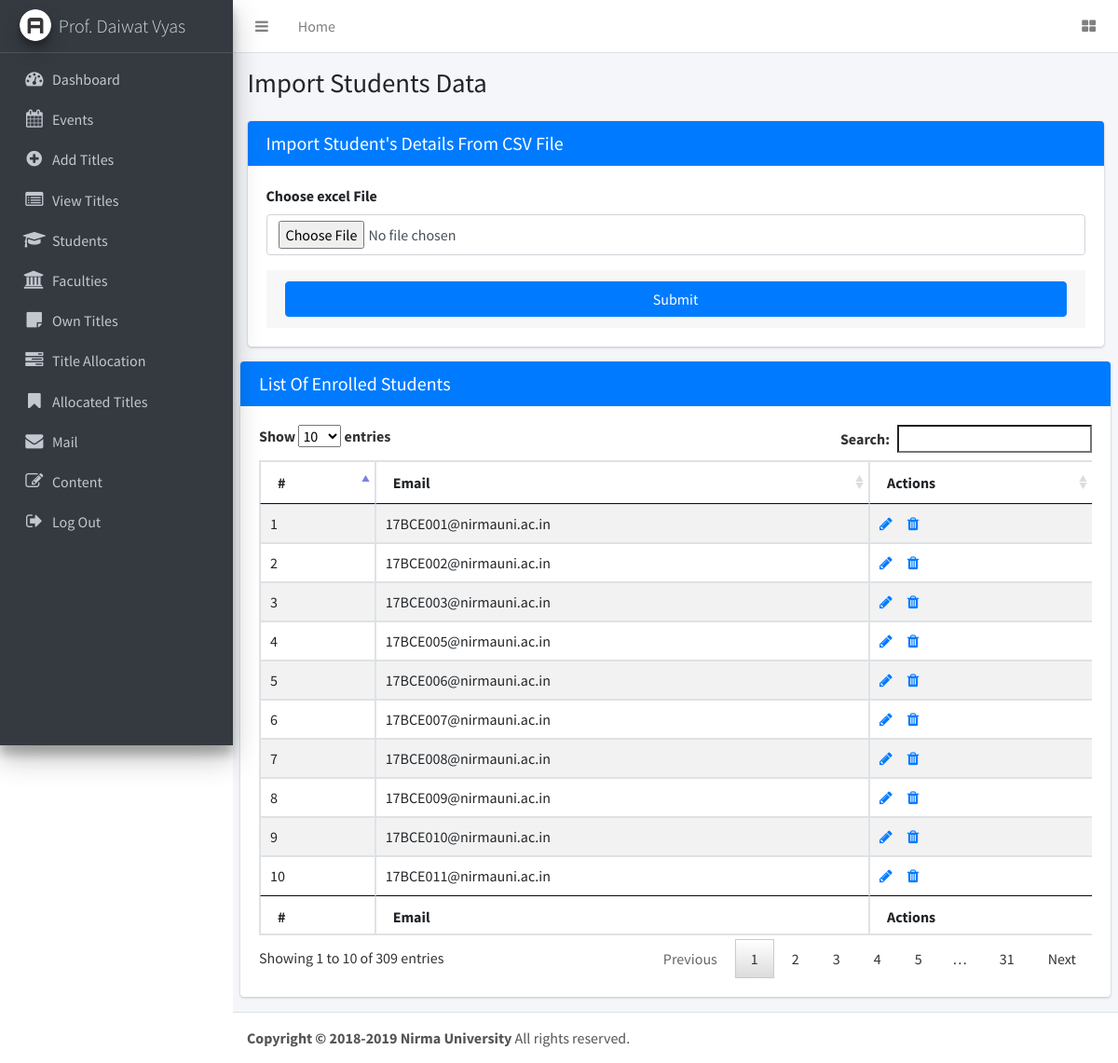
Screenshot of /coordinator/students.php (signed in) with the database file from the repository.
### tables this page shows
CREATE TABLE `students` (
  `id` int(11) NOT NULL AUTO_INCREMENT,
  `email` varchar(50) NOT NULL,
  `password` varchar(50) NOT NULL DEFAULT '4cb9c8a8048fd02294477fcb1a41191a',
  `flag` int(1) NOT NULL DEFAULT 0,
  PRIMARY KEY (`id`)
);

### coordinator/students.php (the view, shortened to what this page needs)
<?php
include 'connection.php'; ?>
<!DOCTYPE html>
<html>
<head>
    <link rel="stylesheet" href="https://maxcdn.bootstrapcdn.com/font-awesome/4.4.0/css/font-awesome.min.css">
    <link rel="stylesheet" href="https://code.ionicframework.com/ionicons/2.0.1/css/ionicons.min.css">
    <link rel="stylesheet" href="../plugins/datatables/jquery.dataTables.css">
    <link rel="stylesheet" href="../dist/css/adminlte.min.css">
</head>
<body class="hold-transition sidebar-mini">
    <div class="wrapper">
        <nav class="main-header navbar navbar-expand bg-white navbar-light border-bottom">
            <ul class="navbar-nav">
                <li class="nav-item">
                    <a class="nav-link" data-widget="pushmenu" href="#"><i class="fa fa-bars"></i></a>
                </li>
                <li class="nav-item d-none d-sm-inline-block">
                    <a href="index.php" class="nav-link">Home</a>
                </li>
            </ul>
            <ul class="navbar-nav ml-auto">
                <li class="nav-item">
                    <a class="nav-link" href="#">
                        <i class="fa fa-th-large"></i>
                    </a>
                </li>
            </ul>
        </nav>
        <?php include 'menu.php';
        ?>
        <div class="content-wrapper">
            <section class="content-header">
                <div class="container-fluid">
                    <div class="row mb-2">
                        <div class="col-sm-6">
                            <h1>Import Students Data</h1>
                        </div>
                        <div class="col-sm-6">
                        </div>
                    </div>
                </div>
            </section>
            <section class="content">
                <div class="container-fluid">
                    <div class="row">
                        <div class="col-md-12">
                            <div class="card card-primary">
                                <div class="card-header">
                                    <h3 class="card-title">Import Student's Details From CSV File</h3>
                                </div>
                                <form role="form" action="" method="POST" name="importStudents" id="importStudents" enctype="multipart/form-data">
                                    <div class="card-body">
                                        <div class="form-group">
                                            <label for="excelFile">Choose excel File</label>
                                            <input type="file" class="form-control" id="file" name="file" accept=".xls,.xlsx" required>
                                        </div>
                                    <div class="card-footer">
                                        <button type="submit" class="btn btn-primary btn-block" name="import" data-loading-text="Loading...">Submit</button>
                                    </div>
                                </form>
                            </div>
                        </div>
                    </div>
                </div>
            </section>
            <section class="content">
                <div class="row">
                    <div class="col-12">
                        <div class="card card-primary">
                            <div class="card-header">
                                <h3 class="card-title">List Of Enrolled Students</h3>
                            </div>
                            <div class="card-body">
                            <div class="table-responsive">
                                <table id="example1" class="table table-bordered table-striped">
                                    <thead>
                                        <tr>
                                            <th>#</th>
                                            <th>Email</th>
                                            <th>Actions</th>
                                        </tr>
                                    </thead>
                                    <tbody>
                                        <?php
                                        $sql  = "SELECT * FROM students";
                                        $result = mysqli_query($con, $sql);
                                        if (mysqli_num_rows($result) > 0) {
                                            while($row = mysqli_fetch_assoc($result)) {
                                                ?>
                                                <tr>
                                                    <td><?php echo $row["id"]; ?></td>
                                                    <td><?php echo $row["email"]; ?></td>
                                                    <td>
                                                        <a href="editStudents.php?id=<?php echo $row["id"];?>"><i class="fa fa-pencil" aria-hidden="true"></i></a>&nbsp;&nbsp;&nbsp;&nbsp;
                                                        <a href="deleteStudents.php?id=<?php echo $row["id"];?>"><i class="fa fa-trash" aria-hidden="true"></i></a>
                                                    </td>
                                                </tr>
                                                <?php
                                            }
                                        }
                                        ?>
                                    </tbody>
                                    <tfoot>
                                        <tr>
                                            <th>#</th>
                                            <th>Email</th>
                                            <th>Actions</th>
                                        </tr>
                                    </tfoot>
                                </table>
                                </div>
                            </div>
                        </div>
                    </div>
                </div>
            </section>
        </div>
        <footer class="main-footer">
            <strong>Copyright &copy; 2018-2019 Nirma University</strong> All rights
            reserved.
        </footer>
    </div>
    </body>
    </html>

### rows the page displays
students: id "1", email "17BCE001@nirmauni.ac.in"
students: id "2", email "17BCE002@nirmauni.ac.in"
students: id "3", email "17BCE003@nirmauni.ac.in"
students: id "4", email "17BCE005@nirmauni.ac.in"
students: id "5", email "17BCE006@nirmauni.ac.in"
students: id "6", email "17BCE007@nirmauni.ac.in"
students: id "7", email "17BCE008@nirmauni.ac.in"
students: id "8", email "17BCE009@nirmauni.ac.in"
students: id "9", email "17BCE010@nirmauni.ac.in"
students: id "10", email "17BCE011@nirmauni.ac.in"

### other values shown
$_SESSION['coordinatorusername'] "Prof. Daiwat Vyas"
